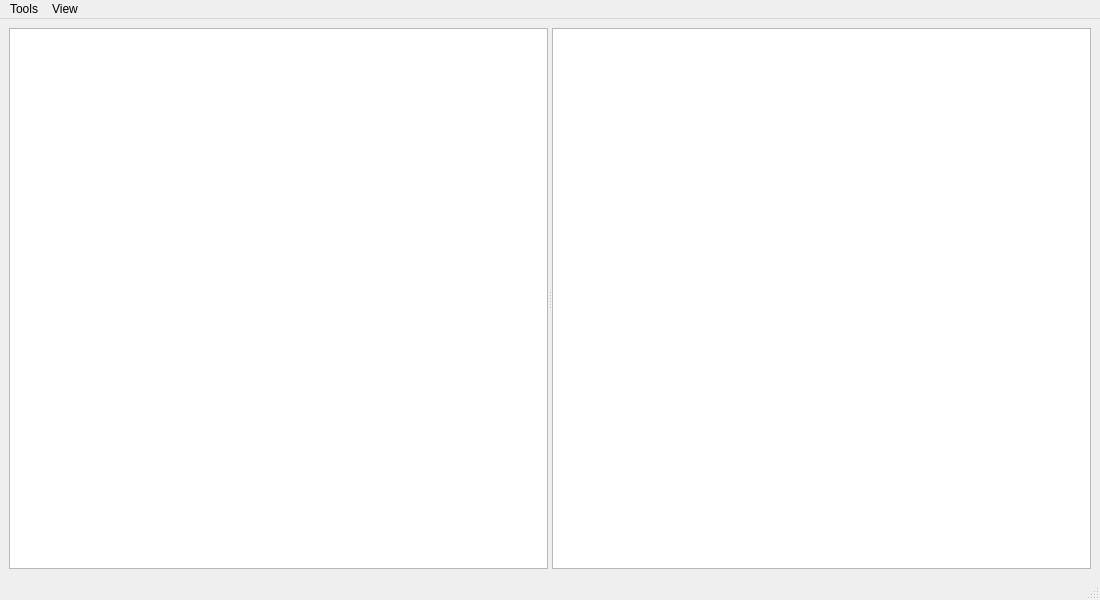
<?xml version="1.0" encoding="UTF-8"?>
<ui version="4.0">
 <class>MainWindow</class>
 <widget class="QMainWindow" name="MainWindow">
  <property name="geometry">
   <rect>
    <x>0</x>
    <y>0</y>
    <width>1100</width>
    <height>600</height>
   </rect>
  </property>
  <property name="windowTitle">
   <string>Channel Watch</string>
  </property>
  <property name="windowIcon">
   <iconset resource="../../resource.qrc">
    <normaloff>:/assets/images/wave.png</normaloff>:/assets/images/wave.png</iconset>
  </property>
  <widget class="QWidget" name="centralwidget">
   <layout class="QHBoxLayout" name="horizontalLayout">
    <item>
     <widget class="QSplitter" name="splitter">
      <property name="orientation">
       <enum>Qt::Orientation::Horizontal</enum>
      </property>
      <property name="opaqueResize">
       <bool>true</bool>
      </property>
      <property name="childrenCollapsible">
       <bool>true</bool>
      </property>
      <widget class="QTableView" name="electricalTable">
       <property name="editTriggers">
        <set>QAbstractItemView::EditTrigger::NoEditTriggers</set>
       </property>
      </widget>
      <widget class="QTableView" name="magneticTable">
       <property name="editTriggers">
        <set>QAbstractItemView::EditTrigger::NoEditTriggers</set>
       </property>
      </widget>
     </widget>
    </item>
   </layout>
  </widget>
  <widget class="QMenuBar" name="menubar">
   <property name="geometry">
    <rect>
     <x>0</x>
     <y>0</y>
     <width>1100</width>
     <height>21</height>
    </rect>
   </property>
   <widget class="QMenu" name="menuTools">
    <property name="title">
     <string>Tools</string>
    </property>
    <addaction name="actionCoefficient"/>
   </widget>
   <widget class="QMenu" name="menuWindow">
    <property name="title">
     <string>View</string>
    </property>
    <widget class="QMenu" name="menuRefresh_interval">
     <property name="title">
      <string>Refresh interval</string>
     </property>
     <addaction name="action1ms"/>
     <addaction name="action10ms"/>
     <addaction name="action100ms"/>
     <addaction name="action500ms"/>
     <addaction name="action1m"/>
     <addaction name="action3m"/>
     <addaction name="action5m"/>
    </widget>
    <addaction name="actionAlway_on_top"/>
    <addaction name="separator"/>
    <addaction name="menuRefresh_interval"/>
   </widget>
   <addaction name="menuTools"/>
   <addaction name="menuWindow"/>
  </widget>
  <widget class="QStatusBar" name="statusbar"/>
  <action name="actionCoefficient">
   <property name="checkable">
    <bool>true</bool>
   </property>
   <property name="checked">
    <bool>true</bool>
   </property>
   <property name="text">
    <string>Coefficient</string>
   </property>
  </action>
  <action name="actionAlway_on_top">
   <property name="checkable">
    <bool>true</bool>
   </property>
   <property name="text">
    <string>Alway on top</string>
   </property>
  </action>
  <action name="action1ms">
   <property name="checkable">
    <bool>true</bool>
   </property>
   <property name="checked">
    <bool>true</bool>
   </property>
   <property name="text">
    <string>1 ms</string>
   </property>
  </action>
  <action name="action10ms">
   <property name="checkable">
    <bool>true</bool>
   </property>
   <property name="text">
    <string>10 ms</string>
   </property>
  </action>
  <action name="action100ms">
   <property name="checkable">
    <bool>true</bool>
   </property>
   <property name="text">
    <string>100 ms</string>
   </property>
  </action>
  <action name="action500ms">
   <property name="checkable">
    <bool>true</bool>
   </property>
   <property name="text">
    <string>500 ms</string>
   </property>
  </action>
  <action name="action1m">
   <property name="checkable">
    <bool>true</bool>
   </property>
   <property name="text">
    <string>1 m</string>
   </property>
  </action>
  <action name="action3m">
   <property name="checkable">
    <bool>true</bool>
   </property>
   <property name="text">
    <string>3 m</string>
   </property>
  </action>
  <action name="action5m">
   <property name="checkable">
    <bool>true</bool>
   </property>
   <property name="text">
    <string>5 m</string>
   </property>
  </action>
 </widget>
 <resources>
  <include location="../../resource.qrc"/>
 </resources>
 <connections/>
</ui>
